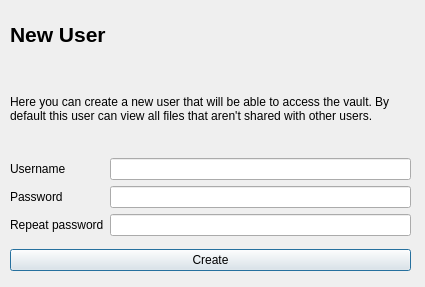
<?xml version="1.0" encoding="UTF-8"?>
<ui version="4.0">
 <class>DialogNewUser</class>
 <widget class="QDialog" name="DialogNewUser">
  <property name="geometry">
   <rect>
    <x>0</x>
    <y>0</y>
    <width>425</width>
    <height>287</height>
   </rect>
  </property>
  <property name="minimumSize">
   <size>
    <width>425</width>
    <height>287</height>
   </size>
  </property>
  <property name="maximumSize">
   <size>
    <width>425</width>
    <height>287</height>
   </size>
  </property>
  <property name="windowTitle">
   <string>Dialog</string>
  </property>
  <widget class="QWidget" name="verticalLayoutWidget">
   <property name="geometry">
    <rect>
     <x>10</x>
     <y>10</y>
     <width>401</width>
     <height>261</height>
    </rect>
   </property>
   <layout class="QVBoxLayout" name="verticalLayout">
    <item>
     <widget class="QLabel" name="label_5">
      <property name="maximumSize">
       <size>
        <width>16777215</width>
        <height>50</height>
       </size>
      </property>
      <property name="font">
       <font>
        <pointsize>16</pointsize>
        <weight>75</weight>
        <bold>true</bold>
       </font>
      </property>
      <property name="text">
       <string>New User</string>
      </property>
      <property name="textFormat">
       <enum>Qt::RichText</enum>
      </property>
     </widget>
    </item>
    <item>
     <widget class="QLabel" name="label_3">
      <property name="text">
       <string>Here you can create a new user that will be able to access the vault. By default this user can view all files that aren't shared with other users.</string>
      </property>
      <property name="wordWrap">
       <bool>true</bool>
      </property>
     </widget>
    </item>
    <item>
     <layout class="QFormLayout" name="formLayout">
      <item row="0" column="0">
       <widget class="QLabel" name="label">
        <property name="text">
         <string>Username</string>
        </property>
       </widget>
      </item>
      <item row="0" column="1">
       <widget class="QLineEdit" name="txtUsername"/>
      </item>
      <item row="1" column="0">
       <widget class="QLabel" name="label_2">
        <property name="text">
         <string>Password</string>
        </property>
       </widget>
      </item>
      <item row="1" column="1">
       <widget class="QLineEdit" name="txtPassword">
        <property name="echoMode">
         <enum>QLineEdit::Password</enum>
        </property>
       </widget>
      </item>
      <item row="2" column="0">
       <widget class="QLabel" name="label_4">
        <property name="text">
         <string>Repeat password</string>
        </property>
       </widget>
      </item>
      <item row="2" column="1">
       <widget class="QLineEdit" name="txtPassword2">
        <property name="echoMode">
         <enum>QLineEdit::Password</enum>
        </property>
       </widget>
      </item>
     </layout>
    </item>
    <item>
     <widget class="QPushButton" name="btnCreate">
      <property name="text">
       <string>Create</string>
      </property>
     </widget>
    </item>
   </layout>
  </widget>
 </widget>
 <resources/>
 <connections/>
</ui>
